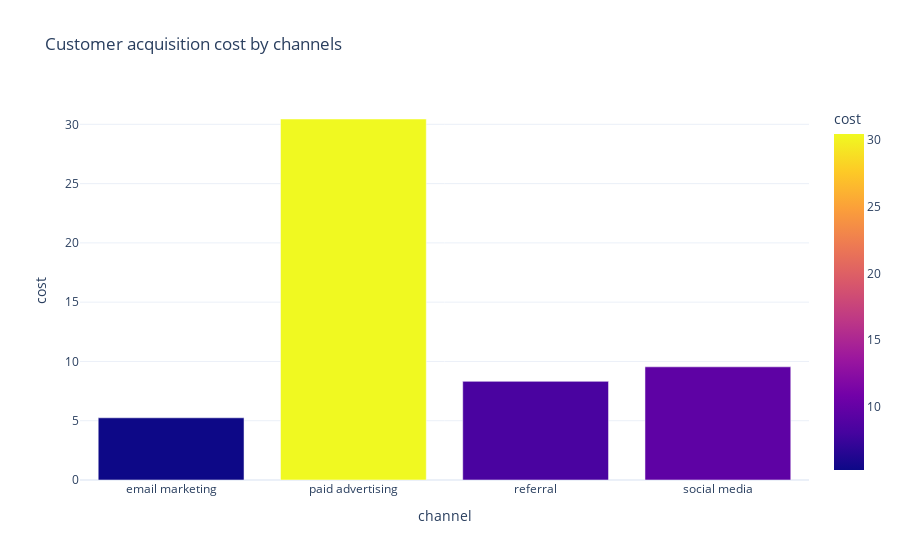

The notebook cell saved with this chart:
### Code cell
fig = px.bar(Acquisition_cost, x='channel', y='cost', title='Customer acquisition cost by channels', color='cost')
fig.show()

### Figure 1 — Plotly figure (JSON) as saved in the notebook; plotly's stock layout.template omitted (floating-point values rounded to 4 significant figures)
{"data": [{"alignmentgroup": "True", "hovertemplate": "channel=%{x}<br>cost=%{marker.color}<extra></extra>", "legendgroup": "", "marker": {"color": [5.246, 30.45, 8.32, 9.546], "coloraxis": "coloraxis", "pattern": {"shape": ""}}, "name": "", "offsetgroup": "", "orientation": "v", "showlegend": false, "textposition": "auto", "type": "bar", "x": ["email marketing", "paid advertising", "referral", "social media"], "xaxis": "x", "y": [5.246, 30.45, 8.32, 9.546], "yaxis": "y"}], "layout": {"barmode": "relative", "coloraxis": {"colorbar": {"title": {"text": "cost"}}, "colorscale": [[0, "#0d0887"], [0.1111, "#46039f"], [0.2222, "#7201a8"], [0.3333, "#9c179e"], [0.4444, "#bd3786"], [0.5556, "#d8576b"], [0.6667, "#ed7953"], [0.7778, "#fb9f3a"], [0.8889, "#fdca26"], [1, "#f0f921"]]}, "legend": {"tracegroupgap": 0}, "title": {"text": "Customer acquisition cost by channels"}, "xaxis": {"anchor": "y", "domain": [0, 1], "title": {"text": "channel"}}, "yaxis": {"anchor": "x", "domain": [0, 1], "title": {"text": "cost"}}}}
